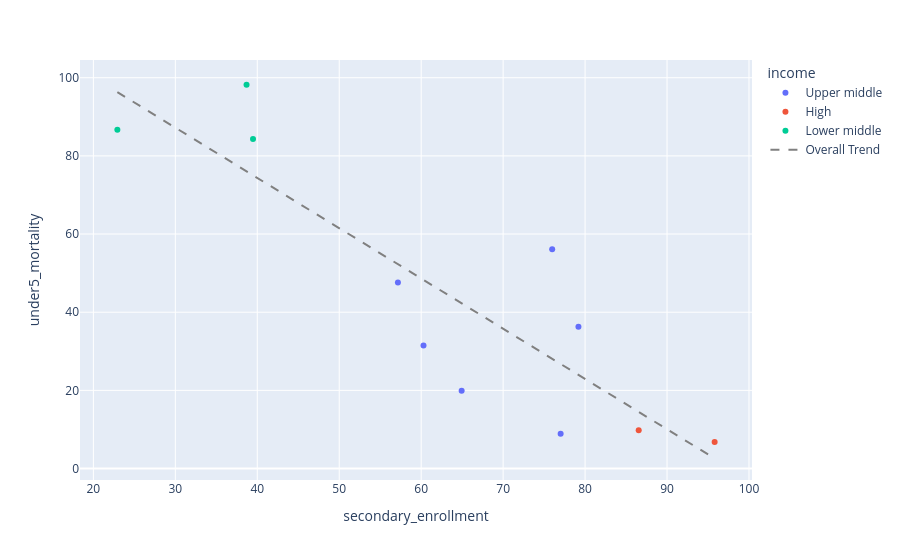

The code cell stored with this chart in its notebook:
### Markdown cell above
## Step 05-06 - Improving the Static Chart in Step 4 (post-baseline, pre-interaction)

Descriptive Tooltips, Trendline, Correlation comp+classify

1. Tooltips: (see country name, region, income level, and both x and y)
2. Trendline
3. Correlation (value and classification (weak positive, etc.))

*Note: temporarily: x="secondary_enrollment" and y="under5_mortality"*

### Code cell
# May need to run this install the first time
# %pip install statsmodels

import statsmodels.api as sm # for trendline

# 5.1. Plot first scatterplot (of secondary enrollment versus under5 mortality)
fig = px.scatter(
    plot_df,
    x="secondary_enrollment",   # TODO: make a user-selectable parameter
    y="under5_mortality",       # TODO: make a user-selectable parameter
    color="income",
    hover_name="Country Name",
    hover_data=[
        "region",
        "income",
        "life_expectancy",
        "under5_mortality"
    ],
    # trendline="ols"
)

# 5.3. Fit one regression line across all displayed countries
trend_df = plot_df[["secondary_enrollment", "under5_mortality"]].dropna()
x = trend_df["secondary_enrollment"]
y = trend_df["under5_mortality"]

# 5.4. create OLS regression
X_model = sm.add_constant(x)
model = sm.OLS(y, X_model).fit()
# print(model.summary())  # summarise model

# 5.5. Plot line: Generate x-range
x_line = np.linspace(
    x.min(),
    x.max(),
    100 # multiply decimals by 100 to get percents
)

# 5.6. Generate y-predictions
X_line = sm.add_constant(x_line)    # add bias (y-intercept)
y_pred = model.predict(X_line)

# 5.7. Add the all-country trendline (includes all income levels) to the scatterplot
fig.add_scatter(
    x=x_line,
    y=y_pred,
    mode="lines",
    name="Overall Trend",
    line=dict(
        color="gray",
        dash="dash",
        width=2,
    )
)

fig.show()

### Figure 1 — Plotly figure (JSON) as saved in the notebook; plotly's stock layout.template omitted (floating-point values rounded to 4 significant figures)
{"data": [{"customdata": [["East Asia", "Upper middle", 72.06], ["East Asia", "Upper middle", 63.78], ["Southeast Asia", "Upper middle", 66.32], ["Southeast Asia", "Upper middle", 72.98], ["Southeast Asia", "Upper middle", 68.88], ["Southeast Asia", "Upper middle", 71.09], ["Southeast Asia", "Upper middle", 73.44]], "hovertemplate": "<b>%{hovertext}</b><br><br>income=%{customdata[1]}<br>secondary_enrollment=%{x}<br>under5_mortality=%{y}<br>region=%{customdata[0]}<br>life_expectancy=%{customdata[2]}<extra></extra>", "hovertext": ["China", "Mongolia", "Indonesia", "Malaysia", "Philippines", "Thailand", "Vietnam"], "legendgroup": "Upper middle", "marker": {"color": "#636efa", "symbol": "circle"}, "mode": "markers", "name": "Upper middle", "orientation": "v", "showlegend": true, "type": "scatter", "x": [60.28, 75.99, 57.16, 77.02, 79.19, 64.94, NaN], "xaxis": "x", "y": [31.5, 56.1, 47.6, 8.9, 36.3, 19.9, 27.3], "yaxis": "y"}, {"customdata": [["East Asia", "High", 81.56], ["East Asia", "High", 76.77], ["East Asia", "High", 81.43], ["Southeast Asia", "High", 78.55], ["Southeast Asia", "High", 73.33]], "hovertemplate": "<b>%{hovertext}</b><br><br>income=%{customdata[1]}<br>secondary_enrollment=%{x}<br>under5_mortality=%{y}<br>region=%{customdata[0]}<br>life_expectancy=%{customdata[2]}<extra></extra>", "hovertext": ["Japan", "Korea, Rep.", "Hong Kong SAR, China", "Singapore", "Brunei Darussalam"], "legendgroup": "High", "marker": {"color": "#EF553B", "symbol": "circle"}, "mode": "markers", "name": "High", "orientation": "v", "showlegend": true, "type": "scatter", "x": [NaN, 95.81, 79.9, NaN, 86.54], "xaxis": "x", "y": [4.1, 6.8, NaN, 3.4, 9.8], "yaxis": "y"}, {"customdata": [["Southeast Asia", "Lower middle", 60.28], ["Southeast Asia", "Lower middle", 59.94], ["Southeast Asia", "Lower middle", 60.69]], "hovertemplate": "<b>%{hovertext}</b><br><br>income=%{customdata[1]}<br>secondary_enrollment=%{x}<br>under5_mortality=%{y}<br>region=%{customdata[0]}<br>life_expectancy=%{customdata[2]}<extra></extra>", "hovertext": ["Cambodia", "Lao PDR", "Myanmar"], "legendgroup": "Lower middle", "marker": {"color": "#00cc96", "symbol": "circle"}, "mode": "markers", "name": "Lower middle", "orientation": "v", "showlegend": true, "type": "scatter", "x": [22.93, 38.69, 39.48], "xaxis": "x", "y": [86.7, 98.2, 84.3], "yaxis": "y"}, {"line": {"color": "gray", "dash": "dash", "width": 2}, "mode": "lines", "name": "Overall Trend", "type": "scatter", "x": [22.93, 23.66, 24.4, 25.14, 25.87, 26.61, 27.34, 28.08, 28.82, 29.55, 30.29, 31.02, 31.76, 32.5, 33.23, 33.97, 34.71, 35.44, 36.18, 36.91, 37.65, 38.39, 39.12, 39.86, 40.6, 41.33, 42.07, 42.8, 43.54, 44.28, 45.01, 45.75, 46.48, 47.22, 47.96, 48.69, 49.43, 50.17, 50.9, 51.64, 52.37, 53.11, 53.85, 54.58, 55.32, 56.06, 56.79, 57.53, 58.26, 59.0, 59.74, 60.47, 61.21, 61.94, 62.68, 63.42, 64.15, 64.89, 65.63, 66.36, 67.1, 67.83, 68.57, 69.31, 70.04, 70.78, 71.52, 72.25, 72.99, 73.72, 74.46, 75.2, 75.93, 76.67, 77.4, 78.14, 78.88, 79.61, 80.35, 81.09, 81.82, 82.56, 83.29, 84.03, 84.77, 85.5, 86.24, 86.98, 87.71, 88.45, 89.18, 89.92, 90.66, 91.39, 92.13, 92.86, 93.6, 94.34, 95.07, 95.81], "y": [96.32, 95.38, 94.43, 93.48, 92.53, 91.59, 90.64, 89.69, 88.75, 87.8, 86.85, 85.91, 84.96, 84.01, 83.07, 82.12, 81.17, 80.23, 79.28, 78.33, 77.38, 76.44, 75.49, 74.54, 73.6, 72.65, 71.7, 70.76, 69.81, 68.86, 67.92, 66.97, 66.02, 65.07, 64.13, 63.18, 62.23, 61.29, 60.34, 59.39, 58.45, 57.5, 56.55, 55.61, 54.66, 53.71, 52.76, 51.82, 50.87, 49.92, 48.98, 48.03, 47.08, 46.14, 45.19, 44.24, 43.3, 42.35, 41.4, 40.45, 39.51, 38.56, 37.61, 36.67, 35.72, 34.77, 33.83, 32.88, 31.93, 30.99, 30.04, 29.09, 28.14, 27.2, 26.25, 25.3, 24.36, 23.41, 22.46, 21.52, 20.57, 19.62, 18.68, 17.73, 16.78, 15.83, 14.89, 13.94, 12.99, 12.05, 11.1, 10.15, 9.206, 8.259, 7.313, 6.366, 5.419, 4.472, 3.525, 2.578]}], "layout": {"legend": {"title": {"text": "income"}, "tracegroupgap": 0}, "margin": {"t": 60}, "xaxis": {"anchor": "y", "domain": [0, 1], "title": {"text": "secondary_enrollment"}}, "yaxis": {"anchor": "x", "domain": [0, 1], "title": {"text": "under5_mortality"}}}}
